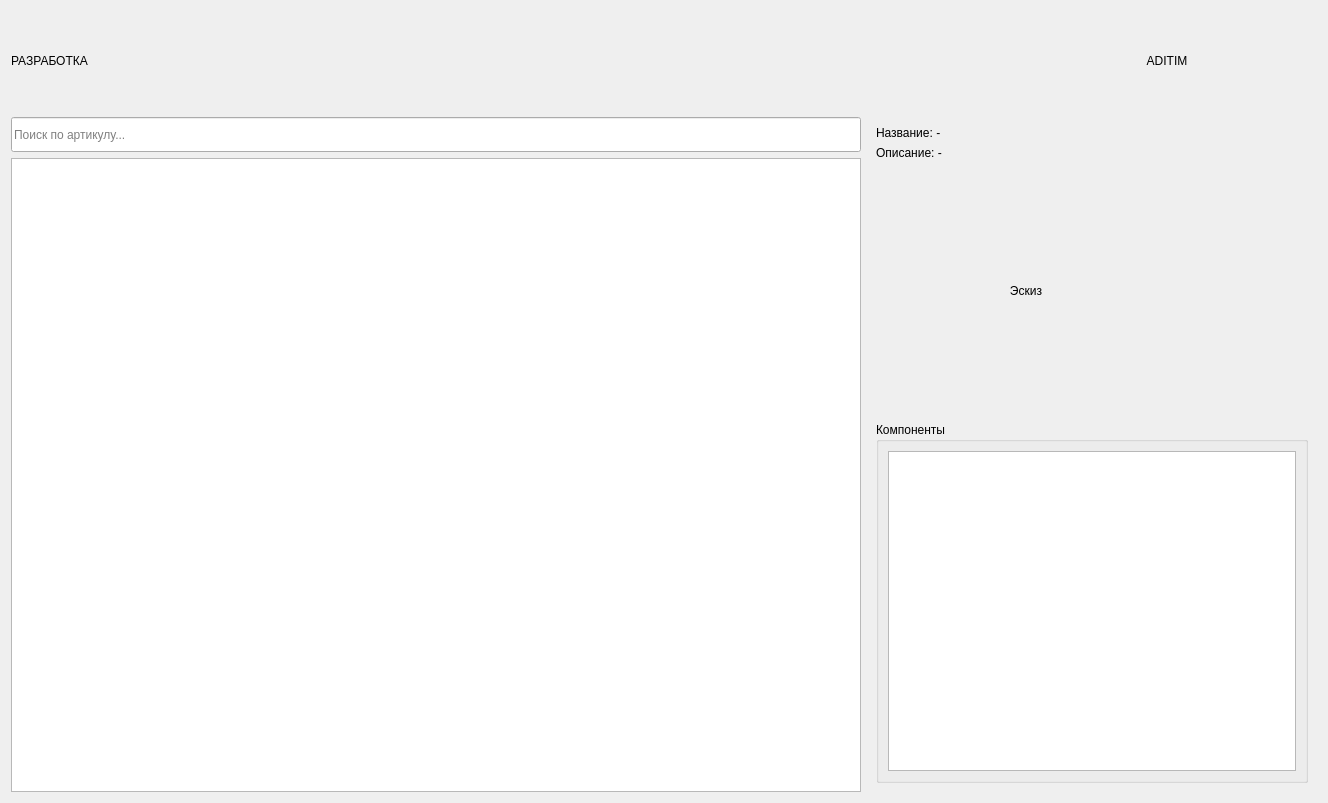
<?xml version="1.0" encoding="UTF-8"?>
<ui version="4.0">
 <class>DevelopmentContent</class>
 <widget class="QWidget" name="DevelopmentContent">
  <property name="geometry">
   <rect>
    <x>0</x>
    <y>0</y>
    <width>1326</width>
    <height>803</height>
   </rect>
  </property>
  <layout class="QGridLayout" name="gridLayout">
   <item row="1" column="0">
    <layout class="QVBoxLayout" name="verticalLayout_main">
     <item>
      <layout class="QHBoxLayout" name="horizontalLayout_toolbar">
       <item>
        <widget class="QLineEdit" name="lineEdit_search">
         <property name="minimumSize">
          <size>
           <width>200</width>
           <height>35</height>
          </size>
         </property>
         <property name="placeholderText">
          <string>Поиск по артикулу...</string>
         </property>
        </widget>
       </item>
      </layout>
     </item>
     <item>
      <widget class="QTableWidget" name="tableWidget_taskdev">
       <property name="minimumSize">
        <size>
         <width>700</width>
         <height>0</height>
        </size>
       </property>
       <property name="focusPolicy">
        <enum>Qt::FocusPolicy::NoFocus</enum>
       </property>
       <property name="alternatingRowColors">
        <bool>true</bool>
       </property>
       <property name="selectionBehavior">
        <enum>QAbstractItemView::SelectionBehavior::SelectRows</enum>
       </property>
       <property name="sortingEnabled">
        <bool>true</bool>
       </property>
      </widget>
     </item>
    </layout>
   </item>
   <item row="0" column="0" colspan="2">
    <layout class="QHBoxLayout" name="horizontalLayout_header">
     <item>
      <widget class="QLabel" name="label_header">
       <property name="styleSheet">
        <string/>
       </property>
       <property name="text">
        <string>РАЗРАБОТКА</string>
       </property>
      </widget>
     </item>
     <item>
      <widget class="QLabel" name="label_logo">
       <property name="minimumSize">
        <size>
         <width>300</width>
         <height>100</height>
        </size>
       </property>
       <property name="maximumSize">
        <size>
         <width>300</width>
         <height>100</height>
        </size>
       </property>
       <property name="styleSheet">
        <string/>
       </property>
       <property name="text">
        <string>ADITIM</string>
       </property>
       <property name="alignment">
        <set>Qt::AlignmentFlag::AlignCenter</set>
       </property>
      </widget>
     </item>
    </layout>
   </item>
   <item row="1" column="1">
    <widget class="QFrame" name="frame">
     <property name="minimumSize">
      <size>
       <width>600</width>
       <height>0</height>
      </size>
     </property>
     <property name="maximumSize">
      <size>
       <width>450</width>
       <height>16777215</height>
      </size>
     </property>
     <layout class="QVBoxLayout" name="verticalLayout_detail">
      <property name="sizeConstraint">
       <enum>QLayout::SizeConstraint::SetMinimumSize</enum>
      </property>
      <item>
       <widget class="QLabel" name="label_name">
        <property name="maximumSize">
         <size>
          <width>300</width>
          <height>16777215</height>
         </size>
        </property>
        <property name="text">
         <string>Название: -</string>
        </property>
       </widget>
      </item>
      <item>
       <widget class="QLabel" name="label_description">
        <property name="maximumSize">
         <size>
          <width>300</width>
          <height>16777215</height>
         </size>
        </property>
        <property name="text">
         <string>Описание: -</string>
        </property>
       </widget>
      </item>
      <item>
       <widget class="QLabel" name="label_sketch">
        <property name="minimumSize">
         <size>
          <width>250</width>
          <height>250</height>
         </size>
        </property>
        <property name="maximumSize">
         <size>
          <width>300</width>
          <height>16777215</height>
         </size>
        </property>
        <property name="text">
         <string>Эскиз</string>
        </property>
        <property name="alignment">
         <set>Qt::AlignmentFlag::AlignCenter</set>
        </property>
       </widget>
      </item>
      <item>
       <widget class="QGroupBox" name="groupBox_component">
        <property name="minimumSize">
         <size>
          <width>0</width>
          <height>0</height>
         </size>
        </property>
        <property name="title">
         <string>Компоненты</string>
        </property>
        <layout class="QVBoxLayout" name="verticalLayout">
         <item>
          <widget class="QTableWidget" name="tableWidget_component">
           <property name="minimumSize">
            <size>
             <width>0</width>
             <height>0</height>
            </size>
           </property>
           <property name="focusPolicy">
            <enum>Qt::FocusPolicy::NoFocus</enum>
           </property>
           <property name="alternatingRowColors">
            <bool>true</bool>
           </property>
           <property name="selectionBehavior">
            <enum>QAbstractItemView::SelectionBehavior::SelectRows</enum>
           </property>
          </widget>
         </item>
        </layout>
       </widget>
      </item>
     </layout>
    </widget>
   </item>
  </layout>
 </widget>
 <resources/>
 <connections/>
</ui>
